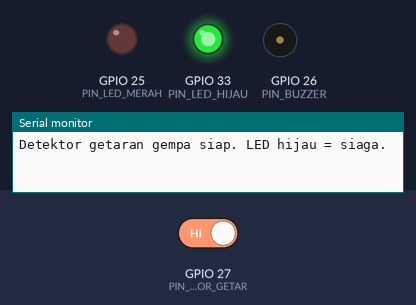
A sketch run on a simulated ESP32. On the bench: output pins drawn as LEDs (lit = HIGH), buzzer (waves = sounding, pin HIGH), the last lines printed to the serial monitor. The test bench sets the inputs (shaded band); at power-on: GPIO 27 (PIN_SENSOR_GETAR) HIGH.

Above: at 1.2 s.
1.3 s: GPIO 27 (PIN_SENSOR_GETAR) driven LOW
At 2.0 s:
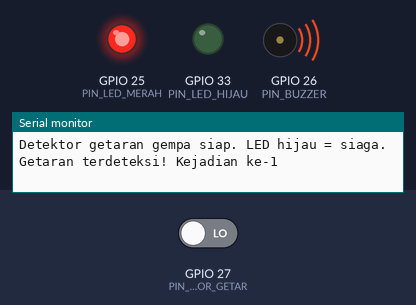
Timing chart, 0 to 7.9 s (numbered marks = the images above; inputs shaded):
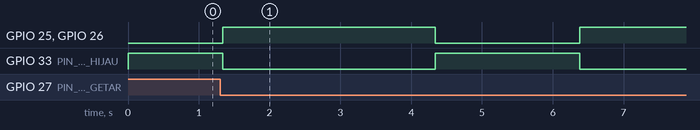

Measured:
- after the input at 1.3 s, GPIO 25 (PIN_LED_MERAH), GPIO 26 (PIN_BUZZER): LOW → HIGH at once, → LOW 3.0 s later, → HIGH 2.0 s later; GPIO 33 (PIN_LED_HIJAU): HIGH → LOW at once, → HIGH 3.0 s later, → LOW 2.0 s later

The sketch:

DetektorGetaranGempaSW420.ino
```cpp
// Detektor Getaran Gempa SW-420 — ESP32 + sensor getaran + buzzer + 2 LED
//
// Alat kecil yang mendeteksi getaran (mis. gempa kecil, meja terguncang)
// dan langsung membunyikan alarm supaya penghuni rumah sadar lebih cepat.
// Sensor SW-420 memakai saklar getar + komparator LM393: begitu ada
// getaran, keluarannya (DO) turun ke LOW. ESP32 membaca DO tiap 10 ms;
// alarm hanya menyala kalau getaran bertahan minimal 50 ms berturut-turut
// (anti-bounce: ketukan sekali yang sangat singkat diabaikan).
//
// Saat alarm menyala (3 detik): buzzer berbunyi, LED merah menyala,
// LED hijau siaga padam. Setelah itu ada jeda tenang 2 detik sebelum
// alat kembali siaga, supaya satu guncangan tidak memicu alarm berkali-kali.
//
// Pin (sama persis dengan schematic.png):
//   SW-420  DO  -> GPIO27, VCC -> 3V3, GND -> GND
//   Buzzer  +   -> GPIO26 (aktif HIGH), - -> GND
//   LED merah (alarm) -> GPIO25, lewat resistor 220 ohm ke GND
//   LED hijau (siaga) -> GPIO33, lewat resistor 220 ohm ke GND
//
// Sensitivitas getaran diatur dengan potensiometer di modul SW-420
// (putar searah jarum jam = makin sensitif). Modul cukup dicatu 3V3;
// jangan beri 5V ke pin DO karena pin GPIO ESP32 tidak tahan 5V.

// ---------- Pin ----------
const uint8_t PIN_SENSOR_GETAR = 27;  // DO modul SW-420 (LOW = ada getaran)
const uint8_t PIN_BUZZER       = 26;  // buzzer aktif, HIGH = bunyi
const uint8_t PIN_LED_MERAH    = 25;  // LED alarm, lewat resistor 220 ohm
const uint8_t PIN_LED_HIJAU    = 33;  // LED siaga, lewat resistor 220 ohm

// ---------- Konstanta ----------
const uint16_t INTERVAL_BACA_MS = 10;      // baca sensor tiap 10 ms
const uint8_t  JUMLAH_BACA_MIN = 5;         // 5 bacaan LOW berturut-turut = 50 ms
const uint16_t DURASI_ALARM_MS  = 3000;     // alarm menyala 3 detik
const uint16_t JEDA_TENANG_MS   = 2000;     // jeda tenang 2 detik setelah alarm

// ---------- Status ----------
bool alarmMenyala = false;                  // true selama durasi alarm
unsigned long waktuBacaTerakhir = 0;        // jadwal baca sensor berikutnya
unsigned long waktuAlarmMulai = 0;          // awal alarm yang sedang berjalan
unsigned long waktuTenangSampai = 0;        // akhir jeda tenang
uint8_t hitungGetarBerurutan = 0;           // bacaan LOW berturut-turut
uint32_t jumlahKejadian = 0;                // total getaran yang memicu alarm

void setup() {
  Serial.begin(115200);

  pinMode(PIN_SENSOR_GETAR, INPUT);
  pinMode(PIN_BUZZER, OUTPUT);
  pinMode(PIN_LED_MERAH, OUTPUT);
  pinMode(PIN_LED_HIJAU, OUTPUT);

  matikanAlarm();
  digitalWrite(PIN_LED_HIJAU, HIGH);  // siaga: LED hijau menyala
  Serial.println("Detektor getaran gempa siap. LED hijau = siaga.");
}

void loop() {
  unsigned long sekarang = millis();

  // Selama alarm menyala, tunggu sampai durasinya habis.
  if (alarmMenyala) {
    if (sekarang - waktuAlarmMulai >= DURASI_ALARM_MS) {
      matikanAlarm();
      waktuTenangSampai = sekarang + JEDA_TENANG_MS;
      Serial.println("Alarm berhenti. Kembali siaga setelah jeda tenang.");
    }
    return;
  }

  // Selama jeda tenang, abaikan getaran supaya tidak retrigger.
  if (sekarang < waktuTenangSampai) {
    return;
  }

  if (sekarang - waktuBacaTerakhir < INTERVAL_BACA_MS) {
    return;  // belum waktunya baca sensor lagi
  }
  waktuBacaTerakhir = sekarang;

  // DO LOW = modul merasakan getaran.
  if (digitalRead(PIN_SENSOR_GETAR) == LOW) {
    hitungGetarBerurutan++;
  } else {
    hitungGetarBerurutan = 0;
  }

  // Baru nyalakan alarm kalau getaran bertahan cukup lama (anti-bounce).
  if (hitungGetarBerurutan >= JUMLAH_BACA_MIN) {
    hitungGetarBerurutan = 0;
    jumlahKejadian++;
    nyalakanAlarm();
    Serial.print("Getaran terdeteksi! Kejadian ke-");
    Serial.println(jumlahKejadian);
  }
}

// ---------- Alarm ----------

// Nyalakan buzzer + LED merah, padamkan LED hijau siaga.
void nyalakanAlarm() {
  alarmMenyala = true;
  waktuAlarmMulai = millis();
  digitalWrite(PIN_BUZZER, HIGH);
  digitalWrite(PIN_LED_MERAH, HIGH);
  digitalWrite(PIN_LED_HIJAU, LOW);
}

// Matikan buzzer + LED merah, nyalakan lagi LED hijau siaga.
void matikanAlarm() {
  alarmMenyala = false;
  digitalWrite(PIN_BUZZER, LOW);
  digitalWrite(PIN_LED_MERAH, LOW);
  digitalWrite(PIN_LED_HIJAU, HIGH);
}
```
